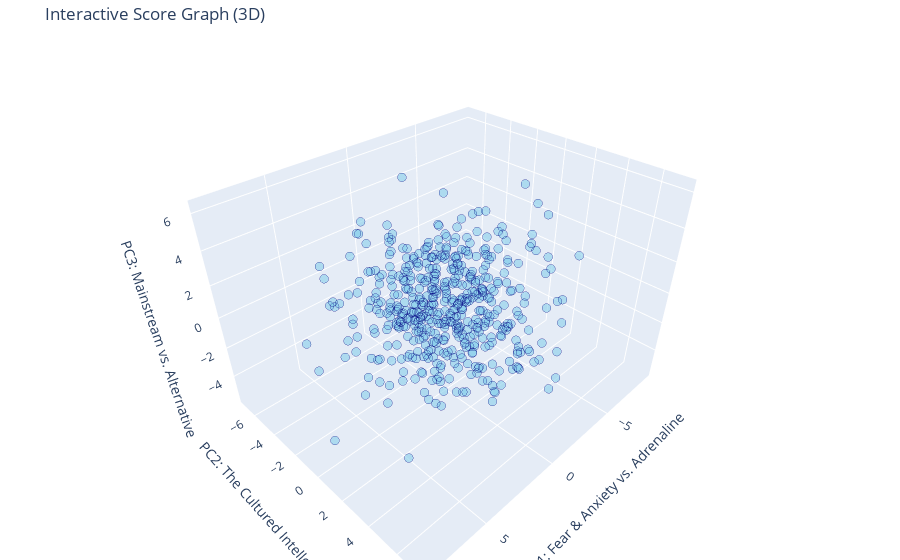

The code cell stored with this chart in its notebook:
### Code cell
import plotly.express as px
import pandas as pd
### DA TOGLIERE PRIMA DI CONSEGNA 
# 1. Creiamo un DataFrame temporaneo per facilitare il plotting
# Prendiamo solo i primi 3 componenti
df_pca = pd.DataFrame(responses_ft_pca[:, :3], columns=['PC1', 'PC2', 'PC3'])

# 2. Definiamo i nomi (recuperati dagli step precedenti)
pc_names = [
    "Fear & Anxiety vs. Adrenaline",        # PC1
    "The Cultured Intellectual",            # PC2
    "Mainstream vs. Alternative",           # PC3
]

# 3. Creiamo il grafico interattivo
fig = px.scatter_3d(
    df_pca, 
    x='PC1', 
    y='PC2', 
    z='PC3',
    title='Interactive Score Graph (3D)',
    opacity=0.6, # Trasparenza per vedere i punti sovrapposti
)

# 4. Personalizziamo gli assi con i nomi interpretati
fig.update_layout(
    scene = dict(
        xaxis_title=f"PC1: {pc_names[0]}",
        yaxis_title=f"PC2: {pc_names[1]}",
        zaxis_title=f"PC3: {pc_names[2]}",
    ),
    margin=dict(l=0, r=0, b=0, t=40) # Riduce i margini bianchi
)

# 5. Modifica l'aspetto dei punti (più piccoli e blu)
fig.update_traces(marker=dict(size=3, color='skyblue', line=dict(width=0.5, color='navy')))

fig.show()

### Figure 1 — Plotly figure (JSON) as saved in the notebook; plotly's stock layout.template omitted (floating-point values rounded to 4 significant figures; data arrays with more than 128 entries replaced by an {"elided": "..."} marker saying what was removed)
{"data": [{"hovertemplate": "PC1=%{x}<br>PC2=%{y}<br>PC3=%{z}<extra></extra>", "legendgroup": "", "marker": {"color": "skyblue", "line": {"color": "navy", "width": 0.5}, "opacity": 0.6, "size": 3, "symbol": "circle"}, "mode": "markers", "name": "", "scene": "scene", "showlegend": false, "type": "scatter3d", "x": {"elided": "506 float values"}, "y": {"elided": "506 float values"}, "z": {"elided": "506 float values"}}], "layout": {"legend": {"tracegroupgap": 0}, "margin": {"b": 0, "l": 0, "r": 0, "t": 40}, "scene": {"domain": {"x": [0, 1], "y": [0, 1]}, "xaxis": {"title": {"text": "PC1: Fear & Anxiety vs. Adrenaline"}}, "yaxis": {"title": {"text": "PC2: The Cultured Intellectual"}}, "zaxis": {"title": {"text": "PC3: Mainstream vs. Alternative"}}}, "title": {"text": "Interactive Score Graph (3D)"}}}
